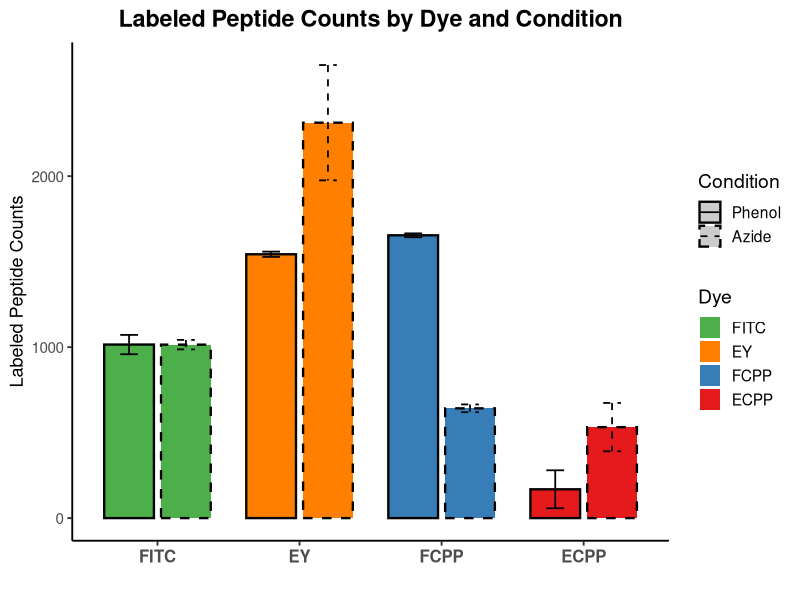

Write the R code that produced this figure. (Note: this script raises an error after producing the figure.)
#!/usr/bin/env Rscript
# ==============================================================================
# Bar Plot - Labeled Peptide Counts (Duplicates with Error Bars)
# Phenol vs Azide distinguished by bar border linetype (solid vs dashed)
# FITC, EY, FCPP, ECPP distinguished by fill color
# ==============================================================================

# Load libraries
if (!require("ggplot2")) install.packages("ggplot2", repos = "https://cran.r-project.org")
if (!require("dplyr")) install.packages("dplyr", repos = "https://cran.r-project.org")

library(ggplot2)
library(dplyr)

# ---- Raw data (duplicates) ----
raw_data <- data.frame(
  Sample = c(
    "FITC_Phenol", "FITC_Phenol",
    "EY_Phenol",   "EY_Phenol",
    "FITC_Azide",  "FITC_Azide",
    "EY_Azide",    "EY_Azide",
    "FCPP_Phenol", "FCPP_Phenol",
    "ECPP_Phenol", "ECPP_Phenol",
    "FCPP_Azide",  "FCPP_Azide",
    "ECPP_Azide",  "ECPP_Azide"
  ),
  Value = c(
    975, 1055,
    1554, 1532,
    995, 1034,
    2074, 2551,
    1646, 1662,
    247, 90,
    658, 626,
    632, 432
  )
)

# ---- Parse sample names into Dye and Condition ----
raw_data <- raw_data %>%
  mutate(
    Dye       = sub("_.*", "", Sample),
    Condition = sub(".*_", "", Sample)
  )

# ---- Summarize: mean and SD for each group ----
plot_data <- raw_data %>%
  group_by(Dye, Condition) %>%
  summarise(
    Mean = mean(Value),
    SD   = sd(Value),
    .groups = "drop"
  )

# ---- Set factor levels for desired plotting order ----
plot_data$Dye <- factor(plot_data$Dye, levels = c("FITC", "EY", "FCPP", "ECPP"))
plot_data$Condition <- factor(plot_data$Condition, levels = c("Phenol", "Azide"))

# ---- Define colors for each dye ----
dye_colors <- c(
  "FITC" = "#4DAF4A",   # green
  "EY"   = "#FF7F00",   # orange
  "FCPP" = "#377EB8",   # blue
  "ECPP" = "#E41A1C"    # red
)

# ---- Build the plot ----
p <- ggplot(plot_data, aes(x = Dye, y = Mean, fill = Dye, linetype = Condition)) +
  geom_bar(
    stat     = "identity",
    position = position_dodge(width = 0.8),
    width    = 0.7,
    color    = "black",   # bar border color
    linewidth = 0.8
  ) +
  geom_errorbar(
    aes(ymin = Mean - SD, ymax = Mean + SD),
    position = position_dodge(width = 0.8),
    width    = 0.25,
    linewidth = 0.6,
    color    = "black"
  ) +
  scale_fill_manual(values = dye_colors) +
  scale_linetype_manual(
    values = c("Phenol" = "solid", "Azide" = "dashed"),
    name   = "Condition"
  ) +
  labs(
    x     = "",
    y     = "Labeled Peptide Counts",
    fill  = "Dye",
    title = "Labeled Peptide Counts by Dye and Condition"
  ) +
  theme_classic(base_size = 14) +
  theme(
    plot.title        = element_text(hjust = 0.5, face = "bold"),
    legend.position   = "right",
    axis.text.x       = element_text(size = 12, face = "bold"),
    axis.text.y       = element_text(size = 11),
    axis.title.y      = element_text(size = 13)
  ) +
  # Override the fill legend to also show linetype in the guide
  guides(
    fill     = guide_legend(override.aes = list(linetype = 0)),
    linetype = guide_legend(override.aes = list(fill = "grey80"))
  )

# ---- Save to PDF and PNG ----
output_dir <- dirname(rstudioapi::getSourceEditorContext()$path)
# Fallback: if not running in RStudio, save to script directory
if (is.null(output_dir) || output_dir == "") {
  output_dir <- "."
}

ggsave(
  filename = file.path(".", "barplot_fluorescence.pdf"),
  plot     = p,
  width    = 8,
  height   = 5,
  dpi      = 300
)

ggsave(
  filename = file.path(".", "barplot_fluorescence.png"),
  plot     = p,
  width    = 8,
  height   = 5,
  dpi      = 300
)

cat("Plot saved as barplot_fluorescence.pdf and barplot_fluorescence.png\n")
